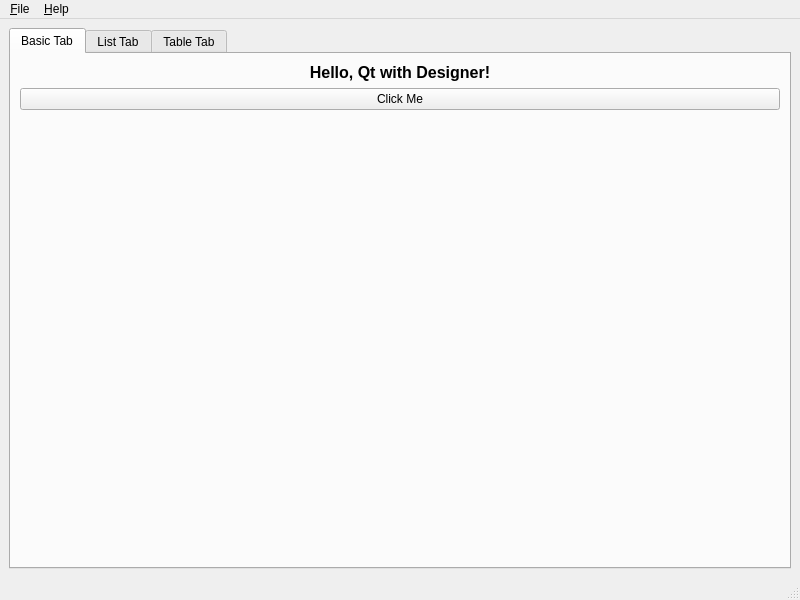
<?xml version="1.0" encoding="UTF-8"?>
<ui version="4.0">
 <class>MainWindow</class>
 <widget class="QMainWindow" name="MainWindow">
  <property name="geometry">
   <rect>
    <x>0</x>
    <y>0</y>
    <width>800</width>
    <height>600</height>
   </rect>
  </property>
  <property name="windowTitle">
   <string>Qt Designer Demo</string>
  </property>
  <widget class="QWidget" name="centralwidget">
   <layout class="QVBoxLayout" name="verticalLayout">
    <item>
     <widget class="QTabWidget" name="tabWidget">
      <property name="currentIndex">
       <number>0</number>
      </property>
      <widget class="QWidget" name="basicTab">
       <attribute name="title">
        <string>Basic Tab</string>
       </attribute>
       <layout class="QVBoxLayout" name="verticalLayout_2">
        <item>
         <widget class="QLabel" name="label">
          <property name="font">
           <font>
            <pointsize>12</pointsize>
            <bold>true</bold>
           </font>
          </property>
          <property name="text">
           <string>Hello, Qt with Designer!</string>
          </property>
          <property name="alignment">
           <set>Qt::AlignCenter</set>
          </property>
         </widget>
        </item>
        <item>
         <widget class="QPushButton" name="clickButton">
          <property name="text">
           <string>Click Me</string>
          </property>
         </widget>
        </item>
        <item>
         <spacer name="verticalSpacer">
          <property name="orientation">
           <enum>Qt::Vertical</enum>
          </property>
          <property name="sizeHint" stdset="0">
           <size>
            <width>20</width>
            <height>40</height>
           </size>
          </property>
         </spacer>
        </item>
       </layout>
      </widget>
      <widget class="QWidget" name="listTab">
       <attribute name="title">
        <string>List Tab</string>
       </attribute>
       <layout class="QVBoxLayout" name="verticalLayout_3">
        <item>
         <widget class="QListView" name="listView"/>
        </item>
        <item>
         <layout class="QHBoxLayout" name="horizontalLayout">
          <item>
           <widget class="QLineEdit" name="itemEdit">
            <property name="placeholderText">
             <string>Enter new item...</string>
            </property>
           </widget>
          </item>
          <item>
           <widget class="QPushButton" name="addButton">
            <property name="text">
             <string>Add</string>
            </property>
           </widget>
          </item>
          <item>
           <widget class="QPushButton" name="removeButton">
            <property name="text">
             <string>Remove</string>
            </property>
           </widget>
          </item>
         </layout>
        </item>
       </layout>
      </widget>
      <widget class="QWidget" name="tableTab">
       <attribute name="title">
        <string>Table Tab</string>
       </attribute>
       <layout class="QVBoxLayout" name="verticalLayout_4">
        <item>
         <widget class="QTableView" name="tableView"/>
        </item>
        <item>
         <layout class="QHBoxLayout" name="horizontalLayout_2">
          <item>
           <widget class="QPushButton" name="addRowButton">
            <property name="text">
             <string>Add Row</string>
            </property>
           </widget>
          </item>
          <item>
           <widget class="QPushButton" name="removeRowButton">
            <property name="text">
             <string>Remove Row</string>
            </property>
           </widget>
          </item>
          <item>
           <spacer name="horizontalSpacer">
            <property name="orientation">
             <enum>Qt::Horizontal</enum>
            </property>
            <property name="sizeHint" stdset="0">
             <size>
              <width>40</width>
              <height>20</height>
             </size>
            </property>
           </spacer>
          </item>
         </layout>
        </item>
       </layout>
      </widget>
     </widget>
    </item>
   </layout>
  </widget>
  <widget class="QMenuBar" name="menubar">
   <property name="geometry">
    <rect>
     <x>0</x>
     <y>0</y>
     <width>800</width>
     <height>22</height>
    </rect>
   </property>
   <widget class="QMenu" name="menuFile">
    <property name="title">
     <string>&amp;File</string>
    </property>
    <addaction name="actionExit"/>
   </widget>
   <widget class="QMenu" name="menuHelp">
    <property name="title">
     <string>&amp;Help</string>
    </property>
    <addaction name="actionAbout"/>
   </widget>
   <addaction name="menuFile"/>
   <addaction name="menuHelp"/>
  </widget>
  <widget class="QStatusBar" name="statusbar"/>
  <action name="actionExit">
   <property name="text">
    <string>E&amp;xit</string>
   </property>
   <property name="shortcut">
    <string>Ctrl+Q</string>
   </property>
  </action>
  <action name="actionAbout">
   <property name="text">
    <string>&amp;About</string>
   </property>
  </action>
 </widget>
 <resources/>
 <connections/>
</ui> 
